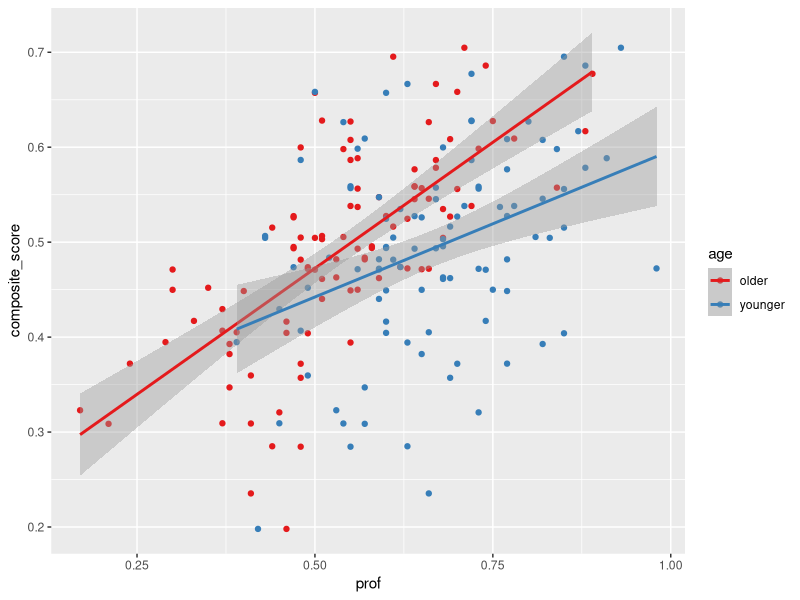

Generate this figure with R:
## ---- chunk 1
knitr::opts_chunk$set(echo = TRUE)
## ---- chunk 2

library(tidyverse)

dumdum <- read_csv("data_raw/pa_5_data/lang_data_raw.csv")
head(dumdum)

## ---- chunk 3

gumgum <- dumdum %>%
  select(., -motivation)

head(gumgum)
## ---- chunk 4

gum <- gumgum %>%
  gather(., key, val)

head(gum)
## ---- chunk 5

dumtidy <- dumdum %>%
  mutate(., composite_score = log(iq / 80) + log(motivation)) %>%
  separate(., col = id, into = c('number', 'gender', 'age'), sep = "_") %>%
  select(., -number, -gender, -motivation)

head(dumtidy)
## ---- chunk 6

ggplot(dumtidy, aes(x = prof, y = composite_score, color = age)) +
  geom_point() +
  geom_smooth(method = lm) +
  scale_color_brewer(palette = "Set1")
  
## ---- chunk 7

mod_int <- lm(prof ~ age * composite_score, data = dumtidy)
summary(mod_int)

